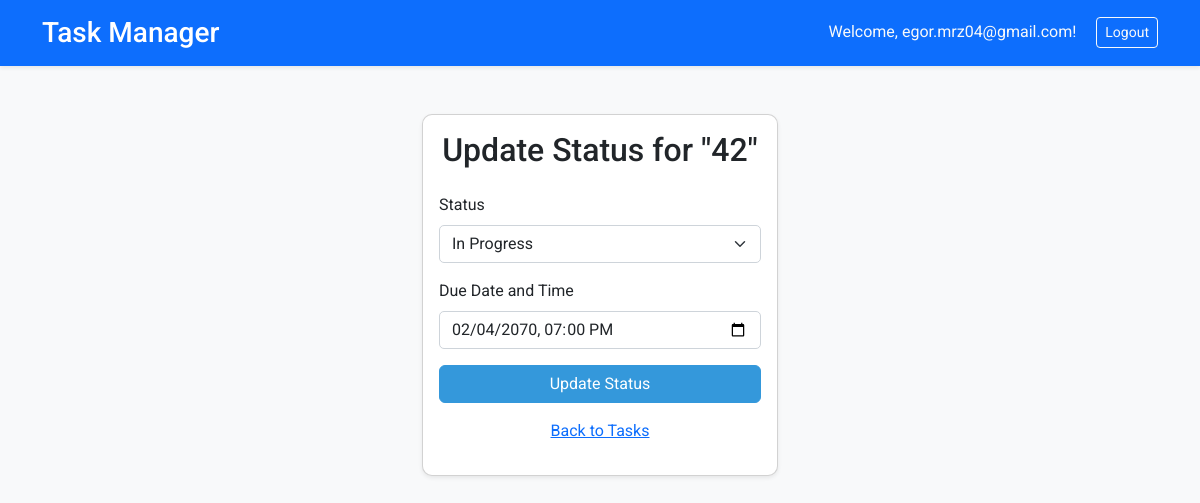
Page /update-task-status/42/ (signed in) on the earlier database version.
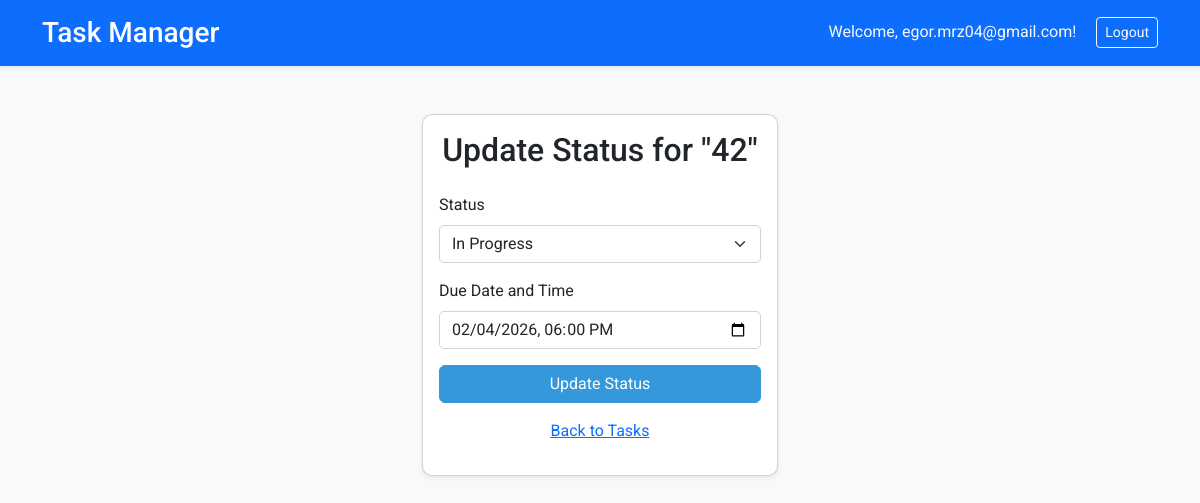
Same page on the later database version.
### app/models.py (models this page shows, shortened)
class Task(models.Model):
    title = models.CharField(max_length=200)
    description = models.TextField(blank=True)
    status = models.CharField(
        max_length=20,
        choices=[
            ('TODO', 'To Do'),
            ('IN_PROGRESS', 'In Progress'),
            ('DONE', 'Done')
        ],
        default='TODO'
    )
    due_date = models.DateTimeField(null=True, blank=True)
    created_at = models.DateTimeField(auto_now_add=True)
    created_by = models.ForeignKey(User, on_delete=models.CASCADE, related_name='tasks')
    slug = models.SlugField(max_length=200, unique=True, blank=True)

### app/views.py (the view, shortened to what this page needs)
# urls.py: path('update-task-status/<slug:task_slug>/', views.TaskUpdateStatusView.as_view(), name='update_task_status'),
class TaskUpdateStatusView(LoginRequiredMixin, UpdateView):
    model = Task
    template_name = 'update_task_status.html'
    fields = ['status', 'due_date']
    success_url = reverse_lazy('app:tasks')
    slug_field = 'slug'
    slug_url_kwarg = 'task_slug'
    def get_queryset(self):
        return Task.objects.filter(created_by=self.request.user)
    def get_context_data(self, **kwargs):
        context = super().get_context_data(**kwargs)
        context['task'] = self.get_object()
        return context

### app/templates/update_task_status.html (shortened to what this page needs)
{% extends 'base.html' %}
{% block content %}
    <div class="row justify-content-center">
        <div class="col-md-6 col-lg-4">
            <div class="card shadow-sm fade-in">
                <div class="card-body">
                    <h2 class="card-title text-center mb-4">Update Status for "{{ task.title }}"</h2>
                    <form method="post">
                        <div class="mb-3">
                            <label for="status" class="form-label">Status</label>
                            <select name="status" id="status" class="form-select">
                                <option value="IN_PROGRESS" {% if task.status == 'IN_PROGRESS' %}selected{% endif %}>In Progress</option>
                            </select>
                        </div>
                        <div class="mb-3">
                            <label for="due_date" class="form-label">Due Date and Time</label>
                            <input type="datetime-local" name="due_date" id="due_date" class="form-control" value="{{ task.due_date|date:'Y-m-d\TH:i' }}">
                        </div>
                        <button type="submit" class="btn btn-primary w-100">Update Status</button>
                    </form>
                    <p class="text-center mt-3">
                        <a href="{% url 'app:tasks' %}">Back to Tasks</a>
                    </p>
                </div>
            </div>
        </div>
    </div>
{% endblock %}

Differences in the rows shown:
changed Task "In Progress": due_date "02/04/2070 19:00" → "02/04/2026 18:00"
